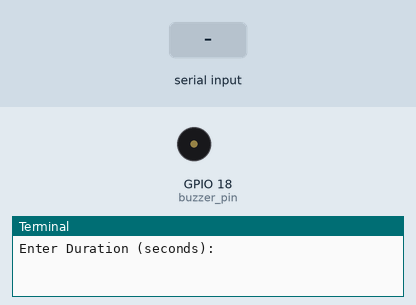
This program was run on a simulated Raspberry Pi (BCM pin numbers). On the bench: buzzer (waves = sounding), the last lines printed to the terminal. Inputs (shaded band) come from the test bench.

Above: at 1.2 s.
1.3 s: "5" typed at the terminal, then Enter
At 1.8 s:
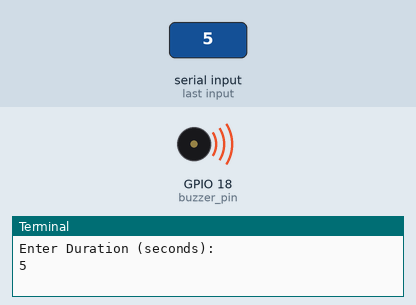
Timing chart, 0 to 10.3 s (numbered marks = the images above; inputs shaded):
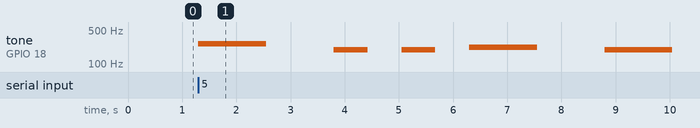

Measured:
- after the input at 1.3 s, tone on GPIO 18 (buzzer_pin): plays 262 Hz for 1.3 s, 196 Hz for 0.63 s, 196 Hz for 0.63 s, 220 Hz for 1.3 s, 196 Hz for 1.3 s, starting at once

The program:

buzer.py
```python
import RPi.GPIO as GPIO
import sys
import time
from pitches import pitches

buzzer_pin = 18
GPIO.setmode(GPIO.BCM)
GPIO.setup(buzzer_pin, GPIO.OUT)
pwmBuzz = GPIO.PWM(buzzer_pin, 440)

def tonebuzz(duration, melody, noteDurations):
    if duration == 0:
        duration = 1
    n = 0
    pwmBuzz.start(0)
    for m in melody:
        if m!='0':
            pwmBuzz.ChangeFrequency(pitches[m])
            pwmBuzz.ChangeDutyCycle(50.0)
        noteDuration = duration/noteDurations[n]
        time.sleep(noteDuration)
        n +=1
        pwmBuzz.ChangeDutyCycle(0)
        time.sleep(noteDuration*1.0)
    pwmBuzz.stop()

if __name__ == '__main__':
    melody = ["NOTE_C4", "NOTE_G3", "NOTE_G3", "NOTE_A3", "NOTE_G3", "0", "NOTE_B3", "NOTE_C4"]
    noteDurations = [4,8,8,4,4,4,4,4]

    while True:
        duration_s = input("Enter Duration (seconds): ")
        duration = float(duration_s)
        if duration == 0:
            GPIO.cleanup()
            sys.exit()
        tonebuzz(duration,melody, noteDurations)
```

pitches.py
```python
pitches ={"NOTE_A2":110, "NOTE_AS2":117, "NOTE_B2":123, "NOTE_C3":131,
    "NOTE_CS3":139,"NOTE_D3":147,"NOTE_DS3":156,"NOTE_E3":165,
    "NOTE_F3":175,"NOTE_FS3":185,"NOTE_G3":196,"NOTE_GS3":208,
    "NOTE_A3":220,"NOTE_AS3":233,"NOTE_B3":247,"NOTE_C4":262,
    "NOTE_CS4":277,"NOTE_D4":294,"NOTE_DS4":311,"NOTE_E4":330,
    "NOTE_F4":349,"NOTE_FS4":370,"NOTE_G4":392,"NOTE_GS4":415,
    "NOTE_A4":440,"NOTE_AS4":466,"NOTE_B4":494,"NOTE_C5":523,
    "NOTE_CS5":554,"NOTE_D5":587,"NOTE_DS5":622,"NOTE_E5":659,
    "NOTE_F5":698,"NOTE_FS5":740,"NOTE_G5":784,"NOTE_GS5":831,
    "NOTE_A5":880,"NOTE_AS5":932,"NOTE_B5":988,"NOTE_C6":1047,
    "NOTE_CS6":1109,"NOTE_D6":1175,"NOTE_DS6":1245,"NOTE_E6":1319,
    "NOTE_F6":1397,"NOTE_FS6":1480,"NOTE_G6":1568,"NOTE_GS6":1661,
    "NOTE_A6":1760,"NOTE_AS6":1865,"NOTE_B6":1976,"NOTE_C7":2093,
    "NOTE_CS7":2217,"NOTE_D7":2349,"NOTE_DS7":2489,"NOTE_E7":2637,
    "NOTE_F7":2794,"NOTE_FS7":2960,"NOTE_G7":3136,"NOTE_GS7":3322,
    "NOTE_A7":3520,"NOTE_AS7":3729,"NOTE_B7":3951,"NOTE_C8":4186,
    "NOTE_CS8":4435,"NOTE_D8":4699,"NOTE_DS8":4978}
```
